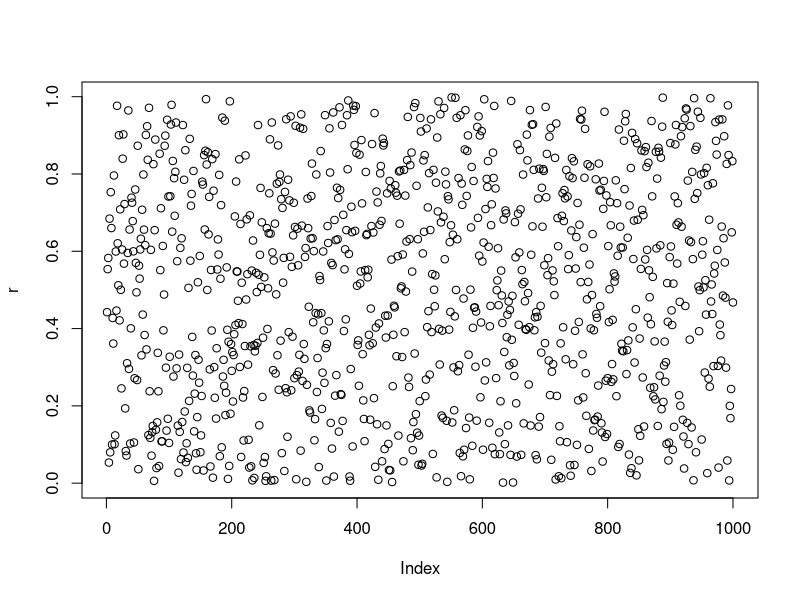
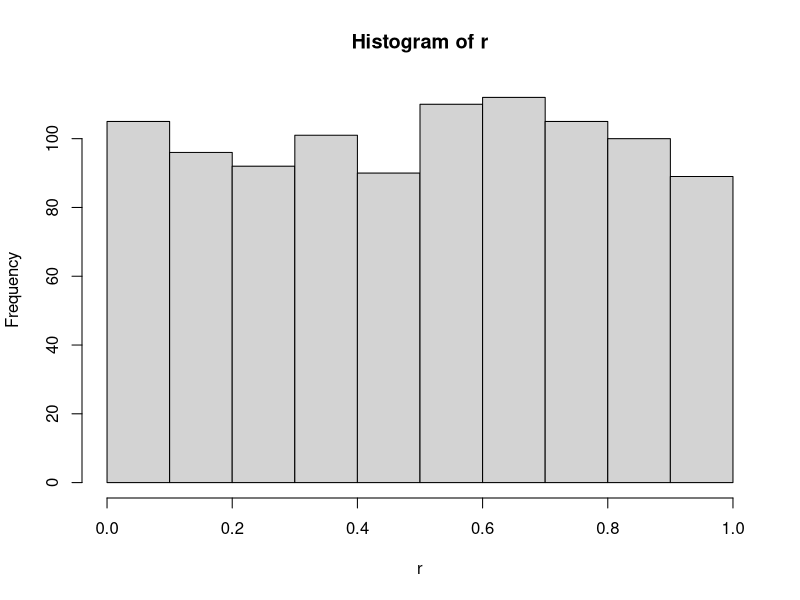
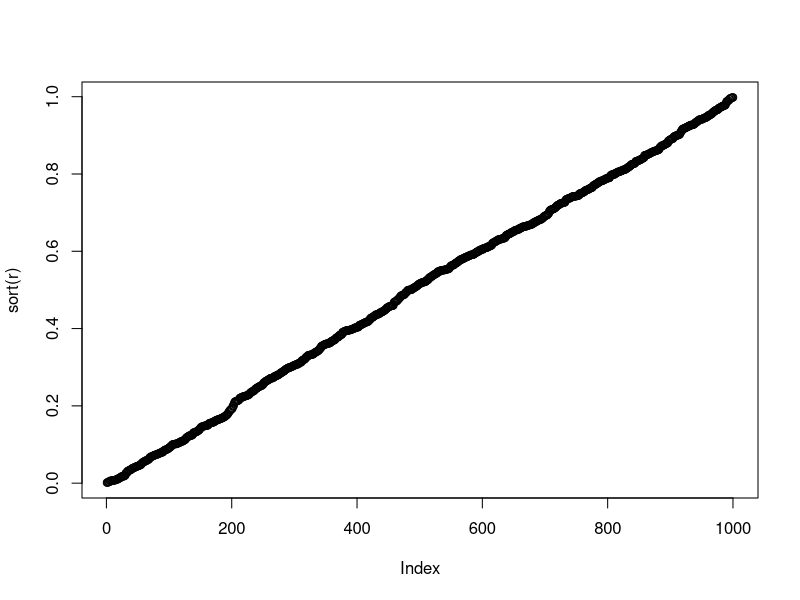
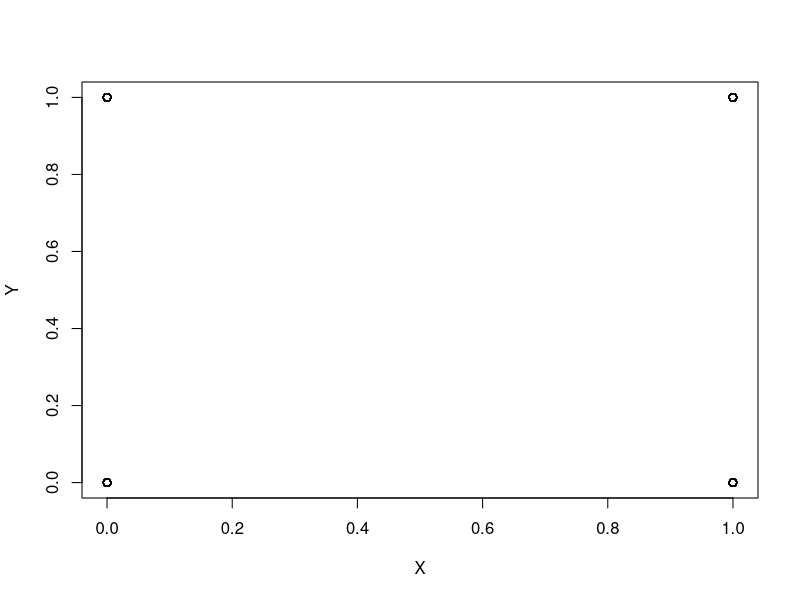
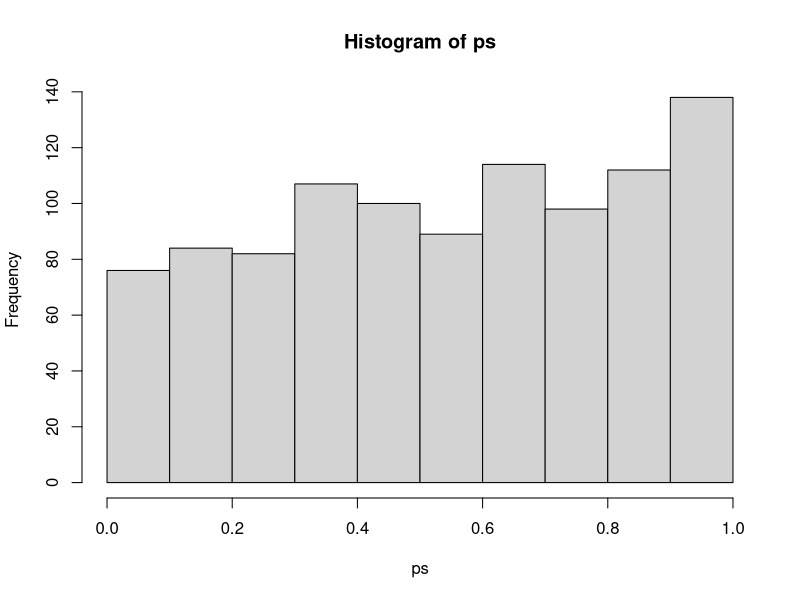
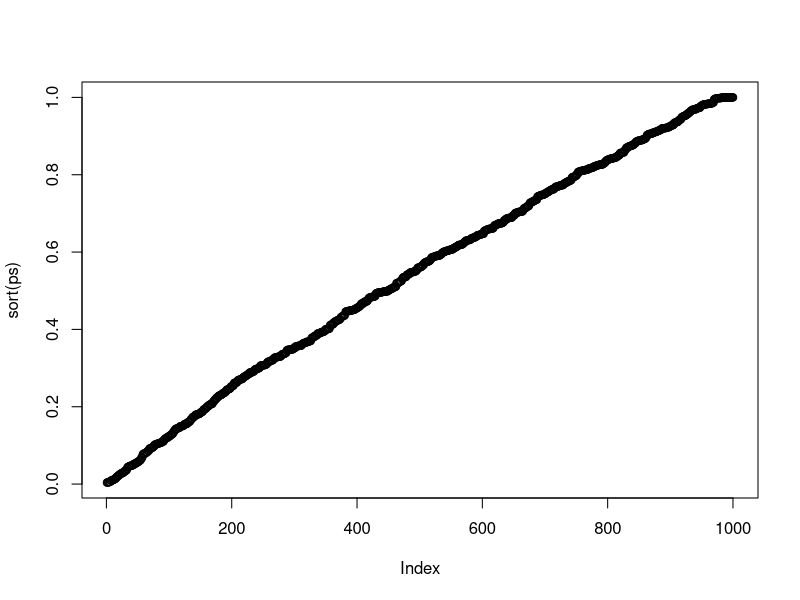
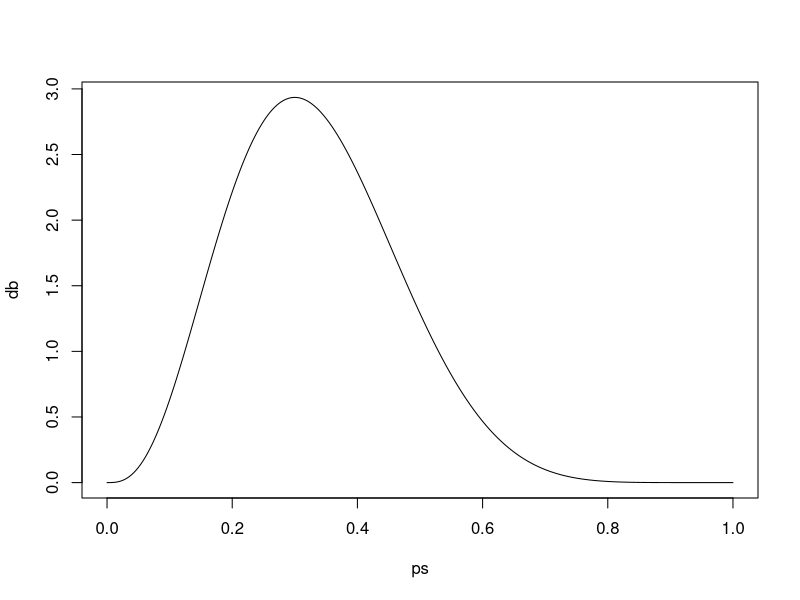
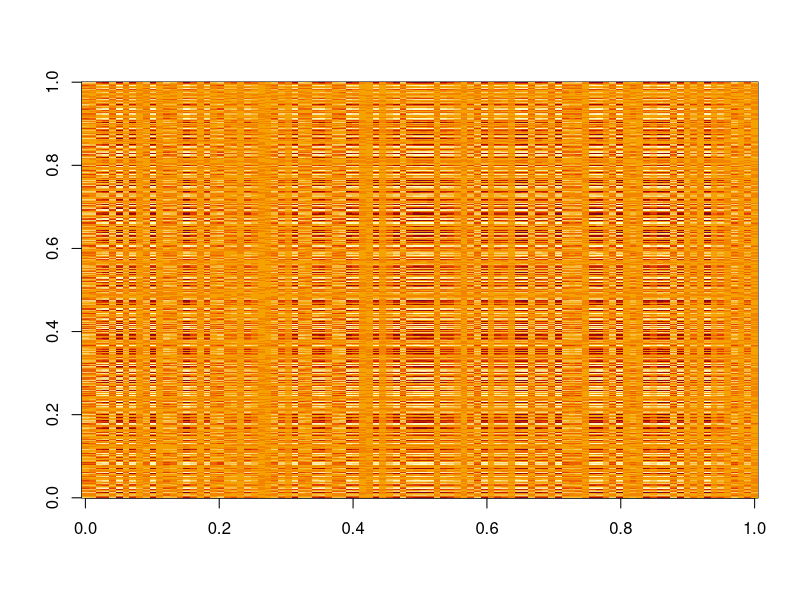

Generate these figures, in order, with R:
## ---- chunk 1
# 一様分布からの乱数発生
n <- 1000
r <- runif(n)
plot(r)
hist(r)
plot(sort(r))
## ---- chunk 2
n <- 10000
X <- sample(c(0,1),n,replace=TRUE)
Y <- sample(c(0,1),n,replace=TRUE)
plot(X,Y)
table(X,Y)
tab <- table(X,Y)
chisq.test(tab)
## ---- chunk 3
n.iter <- 1000
ps <- rep(0,n.iter)
for(i in 1:n.iter){
  X <- sample(c(0,1),n,replace=TRUE)
  Y <- sample(c(0,1),n,replace=TRUE)
  tab <- table(X,Y)
  chisqout <- chisq.test(tab)
  ps[i] <- chisqout$p.value
}
## ---- chunk 4
hist(ps)
plot(sort(ps))
## ---- chunk 5
my.exact.prob <- function(tab){
  a <- tab[1,1]
  b <- tab[1,2]
  c <- tab[2,1]
  d <- tab[2,2]
  ab <- a + b
  cd <- c + d
  ac <- a + c
  bd <- b + d
  n <- sum(tab)
  bunbo <- factorial(n) * factorial(a)*factorial(b)*factorial(c)*factorial(d)
  bunsi <- factorial(ab)*factorial(cd)*factorial(ac)*factorial(bd)
  prob <- bunsi / bunbo
  return(prob)
}
## ---- chunk 6
tab1 <- matrix(c(1,1,1,0),2,2)
tab1
tab2 <- matrix(c(2,0,0,1),2,2)
my.exact.prob(tab1)
my.exact.prob(tab2)
## ---- chunk 7
fisher.test(tab)
## ---- chunk 8
ps <- seq(from=0,to=1,length=1000)
n <- 10
k <- 3
db <- dbeta(ps,k+1,n-k+1) # "+1"はおまじない
plot(ps,db,type="l")
## ---- chunk 9
dp <- 40
prob <- c(0.5,0.5)
gs <- sample(0:1,dp,replace=TRUE,prob=prob)

table(gs)
## ---- chunk 10
dp <- 40
# エラーを考慮
err <- 0.1
prob <- c(1-err,err)
gs <- sample(0:1,dp,replace=TRUE,prob=prob)

table(gs)
## ---- chunk 11
nsample <- 100
ngene <- 1000
S <- sin(sample(nsample))+0.4
G <- sin((sample(ngene))/10)^3
X <- matrix(S,ncol=1) %*% matrix(G,nrow=1)
X <- X + rnorm(length(X),0,sd(X)*0.1)
image(X)
heatmap(X)
## ---- chunk 12
n1 <- 100
n2 <- 30
nsample <- n1 + n2
X <- matrix(0,nsample,2)
X[1:n1,] <- cbind(rnorm(n1),rnorm(n1))
X[(n1+1):nsample,] <- cbind(rnorm(n2)+5,rnorm(n2+0.5))

plot(X)
## ---- chunk 13
d <- dist(X)
cl <- hclust(d)
plot(cl)
## ---- chunk 14
n.gr <- 2
cl2 <- kmeans(X,centers=n.gr)
plot(X,col=cl2[[1]])
## ---- chunk 15
n.gr <- 3
cl2 <- kmeans(X,centers=n.gr)
plot(X,col=cl2[[1]])
## ---- chunk 16
n.gr <- 2
cl2 <- kmeans(X,centers=n.gr)
plot(X,col=cl2[[1]])

for(i in 1:length(X[,1])){
  for(j in 1:length(X[,2])){
    if(cl2[[1]][i]==cl2[[1]][j]){
      segments(X[i,1],X[i,2],X[j,1],X[j,2])
    }
  }
}
## ---- chunk 17
plot(X)
d <- as.matrix(dist(X))
mean.d <- mean(d)
for(i in 1:(length(X[,1])-1)){
  for(j in (1+i):length(X[,1])){
    if(d[i,j] < mean(d)/4){
      segments(X[i,1],X[i,2],X[j,1],X[j,2])
    }
  }
}
## ---- chunk 18
library(igraph)
d2 <- d
d2[which(d2 < mean.d/4)] <- 1
d2[which(d2 >= mean.d/4)] <- 0
g <- graph.adjacency(d2)
plot(g)
